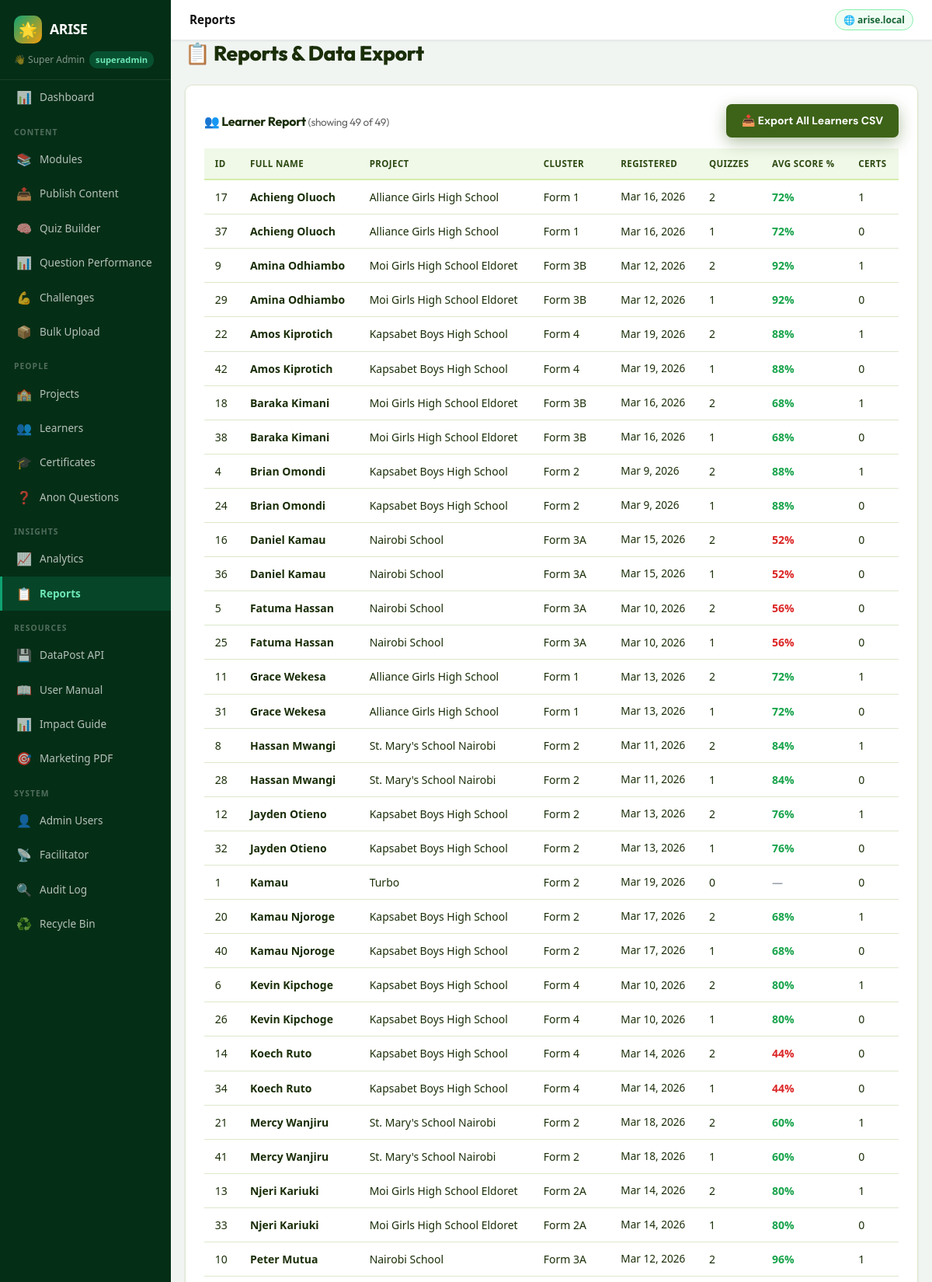
Screenshot of /admin/dashboard?p=reports (signed in, upper part) with the database file from the repository.
### tables this page shows
CREATE TABLE students (
    id INTEGER PRIMARY KEY AUTOINCREMENT,
    full_name TEXT NOT NULL,
    school_name TEXT,
    class_name TEXT,
    session_hash TEXT,
    is_active INTEGER DEFAULT 1,
    registered_at DATETIME DEFAULT CURRENT_TIMESTAMP,
    last_seen DATETIME DEFAULT CURRENT_TIMESTAMP
, language_pref TEXT DEFAULT 'en', streak_days INTEGER DEFAULT 0, last_streak_date TEXT, text_size TEXT DEFAULT 'md', total_certs INTEGER DEFAULT 0, notifications TEXT DEFAULT '[]', password_hash TEXT, deleted_at DATETIME);

### includes/config.php (called while the page is built, shortened)
<?php
function db(): SQLite3 {
    static $db = null;
    if ($db === null) {
        $db = new SQLite3(DB_PATH);
        $db->enableExceptions(true);
        $db->exec('PRAGMA journal_mode=WAL');
        $db->exec('PRAGMA foreign_keys=ON');
    }
    return $db;
}
function e(string $str): string {
    return htmlspecialchars($str, ENT_QUOTES, 'UTF-8');
}

### admin/pages/admin_reports.php (the view, shortened to what this page needs)
<?php
$learnersData = [];
$learnersRes = db()->query(
    "SELECT s.id, s.full_name, s.school_name, s.class_name, s.registered_at,
            COUNT(DISTINCT qa.id) AS quizzes,
            ROUND(AVG(qa.percentage),1) AS avg_score,
            COUNT(DISTINCT c.id) AS certs
     FROM students s
     LEFT JOIN quiz_attempts qa ON qa.student_id = s.id
     LEFT JOIN certificates c ON c.student_id = s.id
     WHERE s.is_active = 1 AND s.deleted_at IS NULL
     GROUP BY s.id
     ORDER BY s.full_name
     LIMIT 100"
);
while ($row = $learnersRes->fetchArray(SQLITE3_ASSOC)) {
    $learnersData[] = $row;
}
$totalLearners  = db()->querySingle("SELECT COUNT(*) FROM students WHERE is_active=1 AND deleted_at IS NULL") ?? 0;
?>
<h1 class="page-title">📋 Reports &amp; Data Export</h1>
<div class="dp-card" style="margin-bottom:20px;">
    <div style="display:flex; justify-content:space-between; align-items:center; margin-bottom:14px; flex-wrap:wrap; gap:10px;">
        <h2 class="section-title" style="margin:0;">👥 Learner Report
            <span style="font-size:0.85rem; font-weight:400; color:#666;">(showing <?= count($learnersData) ?> of <?= $totalLearners ?>)</span>
        </h2>
        <a href="?p=reports&amp;export=learners" class="btn btn-primary">📥 Export All Learners CSV</a>
    </div>
    <?php if (empty($learnersData)): ?>
        <div class="alert alert-success" style="background:#f0fdf4; color:#166534; border-left:4px solid #16a34a; padding:12px 16px; border-radius:6px;">
            No active learners found.
        </div>
    <?php else: ?>
    <div style="overflow-x:auto;">
        <table class="arise-table">
            <thead>
                <tr>
                    <th>ID</th>
                    <th>Full Name</th>
                    <th>Project</th>
                    <th>Cluster</th>
                    <th>Registered</th>
                    <th>Quizzes</th>
                    <th>Avg Score %</th>
                    <th>Certs</th>
                </tr>
            </thead>
            <tbody>
                <?php foreach ($learnersData as $row): ?>
                <tr>
                    <td><?= (int)$row['id'] ?></td>
                    <td style="font-weight:600;"><?= e($row['full_name']) ?></td>
                    <td><?= e($row['school_name'] ?? '—') ?></td>
                    <td><?= e($row['class_name'] ?? '—') ?></td>
                    <td style="font-size:0.85rem;"><?= $row['registered_at'] ? date('M j, Y', strtotime($row['registered_at'])) : '—' ?></td>
                    <td><?= (int)($row['quizzes'] ?? 0) ?></td>
                    <td>
                        <?php $avg = (float)($row['avg_score'] ?? 0); ?>
                        <span style="font-weight:600; color:<?= $avg >= 60 ? '#16a34a' : ($avg > 0 ? '#dc2626' : '#9ca3af') ?>;">
                            <?= $avg > 0 ? $avg . '%' : '—' ?>
                        </span>
                    </td>
                    <td><?= (int)($row['certs'] ?? 0) ?></td>
                </tr>
                <?php endforeach; ?>
            </tbody>
        </table>
    </div>
    <?php endif; ?>
</div>

### public/css/style.css (style rules this page uses)
:root { --green: #3D6318; --green-dark: #2D4A12; --green-deeper:#1E3209; --green-mid: #4F7E20; --green-light: #D4EDAA; --green-pale: #F0F8E8; --orange: #FF9700; --orange-dark: #E07800; --orange-deeper:#B86200; --orange-light: #FFE4A3; --orange-pale: #FFF7E6; --blue: #1D4ED8; --blue-light: #DBEAFE; --blue-pale: #EFF6FF; --purple: #7C3AED; --purple-light:#EDE9FE; --purple-pale: #F5F3FF; --ok: #3D6318; --ok-l: #D4EDAA; --err: #DC2626; --err-l: #FEE2E2; --warn: #FF9700; --warn-l: #FFE4A3; --info: #1D4ED8; --info-l: #DBEAFE; --dark: #1A2E08; --dark-2: #2D4A12; --mid: #4A6428; --muted: #8A9E70; --border: #DDE8CC; --bg: #F7FAF2; --white: #FFFFFF; --light: #EEF5E4; --shadow: 0 1px 3px rgba(0,0,0,.07), 0 1px 2px rgba(0,0,0,.05); --shadow-md: 0 4px 16px rgba(61,99,24,.14), 0 2px 8px rgba(0,0,0,.06); --shadow-lg: 0 10px 40px rgba(61,99,24,.18), 0 4px 12px rgba(0,0,0,.08); --shadow-g: 0 6px 20px rgba(61,99,24,.4); --shadow-o: 0 6px 20px rgba(255,151,0,.4); --r: 10px; --r-sm: 7px; --r-lg: 18px; --r-full: 9999px; --t: all .18s cubic-bezier(.4,0,.2,1); }
*,*::before,*::after { margin:0;padding:0;box-sizing:border-box; }
html { scroll-behavior:smooth; }
body { font-family:'DM Sans',system-ui,sans-serif;background:linear-gradient(135deg,#0D5E3D 0%,#1E8055 35%,#FF9700 100%);background-attachment:fixed;color:var(--dark);font-size:15px;line-height:1.65;-webkit-font-smoothing:antialiased;min-height:100vh; }
h1,h2,h3,h4,h5 { font-family:'Outfit',sans-serif;font-weight:700;letter-spacing:-.3px;line-height:1.25; }
a { color:var(--green);text-decoration:none;transition:var(--t); }
.page-title { font-size:1.65rem;font-weight:800;margin-bottom:24px;color:var(--dark); }
.section-title { font-size:1rem;font-weight:700;margin-bottom:16px;color:var(--dark); }
.dp-card { background:#fff;border-radius:var(--r);padding:24px;box-shadow:var(--shadow);border:1px solid var(--border);margin-bottom:20px;transition:box-shadow .2s; }
.btn { display:inline-flex;align-items:center;justify-content:center;gap:6px;padding:10px 20px;border-radius:var(--r-sm);font-family:'DM Sans',sans-serif;font-weight:700;font-size:.875rem;border:none;cursor:pointer;transition:var(--t);white-space:nowrap; }
.btn-primary { background:var(--green);color:#fff;box-shadow:var(--shadow-g); }
.arise-table { width:100%;border-collapse:collapse;font-size:.875rem; }
.arise-table thead tr { background:var(--green-pale); }
.arise-table th { padding:10px 14px;text-align:left;border-bottom:2px solid var(--green-light);font-size:.72rem;text-transform:uppercase;letter-spacing:.4px;color:var(--green-dark);font-weight:700; }
.arise-table td { padding:10px 14px;border-bottom:1px solid var(--border);vertical-align:middle; }
.dp-card,.module-card,.feature-card { animation:fadeUp .3s ease both; }

### admin/index.php (style rules this page uses)
* { box-sizing:border-box;margin:0;padding:0; }
body { background:#f1f5f2;font-family:'Segoe UI',sans-serif;display:flex;min-height:100vh; }

### rows the page displays
students: id "17", full_name "Achieng Oluoch", school_name "Alliance Girls High School", class_name "Form 1", registered_at "Mar 16, 2026", quizzes "2", avg "72", certs "1"
students: id "37", full_name "Achieng Oluoch", school_name "Alliance Girls High School", class_name "Form 1", registered_at "Mar 16, 2026", quizzes "1", avg "72", certs "0"
students: id "9", full_name "Amina Odhiambo", school_name "Moi Girls High School Eldoret", class_name "Form 3B", registered_at "Mar 12, 2026", quizzes "2", avg "92", certs "1"
students: id "29", full_name "Amina Odhiambo", school_name "Moi Girls High School Eldoret", class_name "Form 3B", registered_at "Mar 12, 2026", quizzes "1", avg "92", certs "0"
students: id "22", full_name "Amos Kiprotich", school_name "Kapsabet Boys High School", class_name "Form 4", registered_at "Mar 19, 2026", quizzes "2", avg "88", certs "1"
students: id "42", full_name "Amos Kiprotich", school_name "Kapsabet Boys High School", class_name "Form 4", registered_at "Mar 19, 2026", quizzes "1", avg "88", certs "0"
students: id "18", full_name "Baraka Kimani", school_name "Moi Girls High School Eldoret", class_name "Form 3B", registered_at "Mar 16, 2026", quizzes "2", avg "68", certs "1"
students: id "38", full_name "Baraka Kimani", school_name "Moi Girls High School Eldoret", class_name "Form 3B", registered_at "Mar 16, 2026", quizzes "1", avg "68", certs "0"
students: id "4", full_name "Brian Omondi", school_name "Kapsabet Boys High School", class_name "Form 2", registered_at "Mar 9, 2026", quizzes "2", avg "88", certs "1"
students: id "24", full_name "Brian Omondi", school_name "Kapsabet Boys High School", class_name "Form 2", registered_at "Mar 9, 2026", quizzes "1", avg "88", certs "0"
students: id "16", full_name "Daniel Kamau", school_name "Nairobi School", class_name "Form 3A", registered_at "Mar 15, 2026", quizzes "2", avg "52", certs "0"
students: id "36", full_name "Daniel Kamau", school_name "Nairobi School", class_name "Form 3A", registered_at "Mar 15, 2026", quizzes "1", avg "52", certs "0"
students: id "5", full_name "Fatuma Hassan", school_name "Nairobi School", class_name "Form 3A", registered_at "Mar 10, 2026", quizzes "2", avg "56", certs "0"
students: id "25", full_name "Fatuma Hassan", school_name "Nairobi School", class_name "Form 3A", registered_at "Mar 10, 2026", quizzes "1", avg "56", certs "0"
students: id "11", full_name "Grace Wekesa", school_name "Alliance Girls High School", class_name "Form 1", registered_at "Mar 13, 2026", quizzes "2", avg "72", certs "1"
students: id "31", full_name "Grace Wekesa", school_name "Alliance Girls High School", class_name "Form 1", registered_at "Mar 13, 2026", quizzes "1", avg "72", certs "0"
students: id "8", full_name "Hassan Mwangi", school_name "St. Mary's School Nairobi", class_name "Form 2", registered_at "Mar 11, 2026", quizzes "2", avg "84", certs "1"
students: id "28", full_name "Hassan Mwangi", school_name "St. Mary's School Nairobi", class_name "Form 2", registered_at "Mar 11, 2026", quizzes "1", avg "84", certs "0"
students: id "12", full_name "Jayden Otieno", school_name "Kapsabet Boys High School", class_name "Form 2", registered_at "Mar 13, 2026", quizzes "2", avg "76", certs "1"
students: id "32", full_name "Jayden Otieno", school_name "Kapsabet Boys High School", class_name "Form 2", registered_at "Mar 13, 2026", quizzes "1", avg "76", certs "0"
students: id "1", full_name "Kamau", school_name "Turbo", class_name "Form 2", registered_at "Mar 19, 2026", quizzes "0", certs "0"
students: id "20", full_name "Kamau Njoroge", school_name "Kapsabet Boys High School", class_name "Form 2", registered_at "Mar 17, 2026", quizzes "2", avg "68", certs "1"
students: id "40", full_name "Kamau Njoroge", school_name "Kapsabet Boys High School", class_name "Form 2", registered_at "Mar 17, 2026", quizzes "1", avg "68", certs "0"
students: id "6", full_name "Kevin Kipchoge", school_name "Kapsabet Boys High School", class_name "Form 4", registered_at "Mar 10, 2026", quizzes "2", avg "80", certs "1"
students: id "26", full_name "Kevin Kipchoge", school_name "Kapsabet Boys High School", class_name "Form 4", registered_at "Mar 10, 2026", quizzes "1", avg "80", certs "0"
students: id "14", full_name "Koech Ruto", school_name "Kapsabet Boys High School", class_name "Form 4", registered_at "Mar 14, 2026", quizzes "2", avg "44", certs "0"
students: id "34", full_name "Koech Ruto", school_name "Kapsabet Boys High School", class_name "Form 4", registered_at "Mar 14, 2026", quizzes "1", avg "44", certs "0"
students: id "21", full_name "Mercy Wanjiru", school_name "St. Mary's School Nairobi", class_name "Form 2", registered_at "Mar 18, 2026", quizzes "2", avg "60", certs "1"
students: id "41", full_name "Mercy Wanjiru", school_name "St. Mary's School Nairobi", class_name "Form 2", registered_at "Mar 18, 2026", quizzes "1", avg "60", certs "0"
students: id "13", full_name "Njeri Kariuki", school_name "Moi Girls High School Eldoret", class_name "Form 2A", registered_at "Mar 14, 2026", quizzes "2", avg "80", certs "1"
students: id "33", full_name "Njeri Kariuki", school_name "Moi Girls High School Eldoret", class_name "Form 2A", registered_at "Mar 14, 2026", quizzes "1", avg "80", certs "0"
students: id "10", full_name "Peter Mutua", school_name "Nairobi School", class_name "Form 3A", registered_at "Mar 12, 2026", quizzes "2", avg "96", certs "1"

### other values shown
$adminName "Super Admin"
$adminRole ?: 'admin' "superadmin"
$n['icon'] "📊"
$n['label'] "Dashboard"
$groupLabel "CONTENT"
$n['icon'] "📚"
$n['label'] "Modules"
$n['icon'] "📤"
$n['label'] "Publish Content"
$n['icon'] "🧠"
$n['label'] "Quiz Builder"
$n['label'] "Question Performance"
$n['icon'] "💪"
$n['label'] "Challenges"
$n['icon'] "📦"
